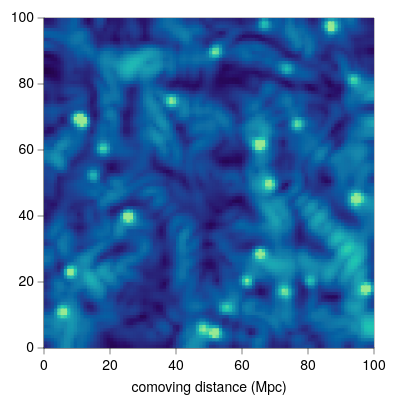

Write a Vega-Lite specification for this figure.
### Vega-Lite specification from a JSON file in a GitHub repository (floating-point values rounded to 4 significant figures; data arrays with more than 128 entries replaced by an {"elided": "..."} marker saying what was removed)
{"background": null, "config": {"arc": {"fill": "#DBDBDB", "fillOpacity": 1.0, "innerRadius": 41.25, "padAngle": 0.03, "stroke": "black", "strokeOpacity": 1, "strokeWidth": 0.25}, "area": {"fill": "#DBDBDB", "fillOpacity": 1.0, "stroke": "black", "strokeOpacity": 1, "strokeWidth": 0.25}, "axis": {"domain": true, "domainCap": "round", "domainColor": "black", "domainWidth": 0.25, "grid": false, "gridCap": "round", "gridColor": "#F1F1F1", "gridDash": [0, 0], "gridOpacity": 1.0, "gridWidth": 0.25, "labelColor": "black", "labelFont": "Helvetica Neue", "labelFontSize": 7, "labelFontStyle": "normal", "labelFontWeight": 400, "offset": 0, "ticks": true, "tickCap": "round", "tickColor": "black", "tickRound": false, "tickSize": 3, "tickWidth": 0.25, "titleColor": "black", "titleFont": "Helvetica Neue", "titleFontSize": 7, "titleFontStyle": "normal", "titleFontWeight": 400}, "axisX": {"domain": true, "labelAlign": "center", "labelAngle": 0, "labels": true, "ticks": true, "translate": 0}, "axisY": {"domain": true, "labelAlign": "right", "labelAngle": 0, "labels": true, "ticks": true, "translate": 0}, "axisRight": {"domain": true, "labelAlign": "left", "labelAngle": 0, "labels": true, "ticks": true, "translate": 0}, "axisTop": {"domain": true, "labelAlign": "center", "labelAngle": 0, "labels": true, "ticks": true, "translate": 0}, "axisBand": {"tickOffset": 0}, "bar": {"fill": "#DBDBDB", "fillOpacity": 1.0, "stroke": "black", "strokeOpacity": 1, "strokeWidth": 0.25}, "boxplot": {"size": 14.85, "ticks": {"cornerRadius": 0.25, "fill": "black", "opacity": 1, "size": 7.425, "thickness": 0.25}, "box": {"fillOpacity": 1.0, "stroke": "black", "strokeOpacity": 1, "strokeWidth": 0.25}, "median": {"cornerRadius": 0, "fill": "black", "fillOpacity": 1.0, "opacity": 1, "size": 14.85, "thickness": 0.25}, "rule": {"fill": "black", "fillOpacity": 1.0, "size": 16.5, "stroke": "black", "strokeDash": [0, 0], "strokeOpacity": 1, "strokeWidth": 0.25}, "outliers": {"color": "black", "fill": "black", "fillOpacity": 1.0, "size": 0, "stroke": "black", "strokeOpacity": 1, "strokeWidth": 0.25}}, "circle": {"fill": "black", "fillOpacity": 1.0, "size": 0.825, "stroke": null, "strokeOpacity": 1, "strokeWidth": 0.25}, "errorband": {"band": {"fillOpacity": 0.6, "stroke": null, "strokeWidth": 0.25, "strokeOpacity": 1}, "borders": {"opacity": 0, "strokeOpacity": 0.25, "strokeWidth": 1}}, "errorbar": {"opacity": 1, "rule": {"strokeDash": [0, 0], "strokeWidth": 0.25}, "ticks": {"color": "black", "cornerRadius": 0.125, "opacity": 1, "size": 9.9, "thickness": 0.25}, "thickness": 0.25}, "font": "Helvetica Neue", "geoshape": {"fill": "#DBDBDB", "fillOpacity": 1.0, "stroke": "black", "strokeOpacity": 1, "strokeWidth": 0.25}, "header": {"labelColor": "black", "labelFont": "Helvetica Neue", "labelFontSize": 7, "labelFontStyle": "normal", "labelFontWeight": 400, "titleColor": "black", "titleFont": "Helvetica Neue", "titleFontSize": 7, "titleFontStyle": "normal", "titleFontWeight": 400, "titlePadding": 0}, "legend": {"disable": false, "offset": 4.5, "titlePadding": 4, "labelOffset": 2, "gradientLabelOffset": 2, "gradientLength": 82.5, "gradientThickness": 8.25, "gradientOpacity": 1.0, "gradientStrokeColor": "black", "gradientStrokeWidth": 0.25, "labelColor": "black", "labelFont": "Helvetica Neue", "labelFontSize": 7, "labelFontStyle": "normal", "labelFontWeight": 400, "strokeColor": "black", "strokeWidth": 0, "symbolSize": 42, "symbolStrokeColor": "black", "symbolStrokeWidth": 0.25, "titleColor": "black", "titleFont": "Helvetica Neue", "titleFontSize": 7, "titleFontStyle": "normal", "titleFontWeight": 400}, "line": {"color": "black", "stroke": "black", "strokeCap": "round", "strokeDash": [0, 0], "strokeOpacity": 1, "strokeWidth": 0.375}, "point": {"filled": true, "fill": "#DBDBDB", "fillOpacity": 1.0, "size": 8.25, "stroke": "black", "strokeOpacity": 1, "strokeWidth": 0.25}, "range": {"category": ["#C6D9F1", "#F1C9CB", "#FEF0B9", "#CEE37A", "#7AA8E0", "#E589A3", "#FDDD5D", "#68B961", "#4177B1", "#C35082", "#E5C227", "#438156"], "diverging": {"scheme": ["#C35082", "#CE6D94", "#D989A7", "#E2A4BA", "#EABFCE", "#F1DBE2", "#F6F6F6", "#D7E0EB", "#B9CBE0", "#9BB6D5", "#7DA1C9", "#5F8CBD", "#4177B1"]}, "heatmap": {"scheme": ["#230347", "#290D67", "#28287D", "#204092", "#0C58A0", "#126FA5", "#1886AC", "#1D9DB1", "#22B4B4", "#27CAAE", "#5FDBA1", "#98E993"]}, "ordinal": {"scheme": ["#F1F1F1", "#DBDBDB", "#C6C6C6", "#B2B2B2", "#9D9D9D", "#898989", "#767676", "#636363", "#515151", "#404040", "#2F2F2F", "#1F1F1F"]}, "ramp": {"scheme": ["#32022B", "#43044D", "#4C196E", "#4D338C", "#484DA6", "#3A68BB", "#1D83CA", "#1D9CCB", "#23B5C9", "#28CDC5", "#4DE0B4", "#91EE9F"]}}, "rule": {"color": "black", "stroke": "black", "strokeCap": "round", "strokeDash": [2, 2], "strokeOpacity": 1, "strokeWidth": 0.25}, "scale": {"bandPaddingInner": 0.1, "bandPaddingOuter": 0.1, "round": false}, "rect": {"fill": "#DBDBDB", "fillOpacity": 1.0, "stroke": "black", "strokeOpacity": 1, "strokeWidth": 0.25}, "square": {"fill": "#DBDBDB", "fillOpacity": 1.0, "size": 16.5, "stroke": "black", "strokeOpacity": 1, "strokeWidth": 0.25}, "text": {"color": "black", "font": "Helvetica Neue", "fontSize": 7, "fontStyle": "normal", "fontWeight": 400}, "tick": {"color": "black", "cornerRadius": 0.125, "opacity": 1.0, "size": 14.85, "thickness": 0.25}, "title": {"anchor": "middle", "frame": "group", "color": "black", "font": "Helvetica Neue", "fontSize": 7, "fontStyle": "normal", "fontWeight": 400, "subtitleColor": "black", "subtitleFont": "Helvetica Neue", "subtitleFontSize": "Helvetica Neue", "subtitleFontStyle": "normal", "subtitleFontWeight": 400}, "trail": {"color": "black", "opacity": 1, "size": 0.375}, "view": {"continuousWidth": 165, "continuousHeight": 165, "discreteWidth": 165, "discreteHeight": 165, "fill": null, "stroke": "black", "strokeWidth": 0.25}}, "data": {"name": "data-4b5ccc71a6e158b2ae93a916202ffd7d"}, "mark": {"type": "rect", "clip": true, "stroke": null}, "encoding": {"color": {"field": "delta", "legend": null, "title": null, "type": "quantitative"}, "x": {"field": "x0", "scale": {"domain": [0, 100], "nice": false}, "title": "comoving distance (Mpc)", "type": "quantitative"}, "x2": {"field": "x1"}, "y": {"field": "y0", "scale": {"domain": [0, 100], "nice": false}, "title": null, "type": "quantitative"}, "y2": {"field": "y1"}}, "$schema": "https://vega.github.io/schema/vega-lite/v6.4.1.json", "datasets": {"data-4b5ccc71a6e158b2ae93a916202ffd7d": {"elided": "10000 records"}}}
